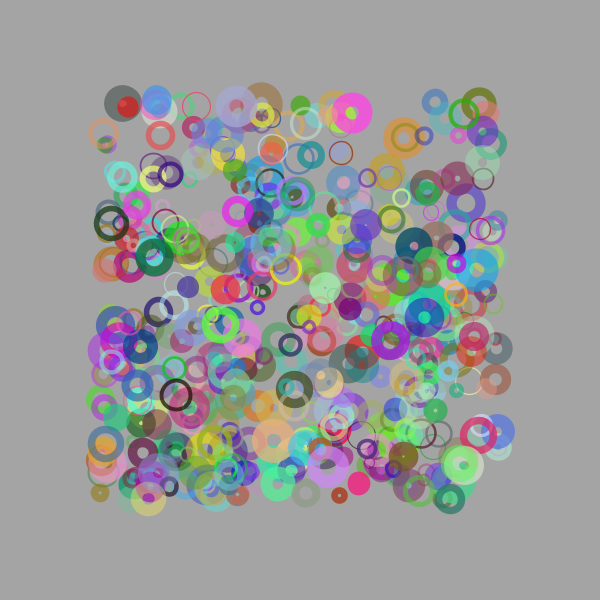
Frame 1 (no input)
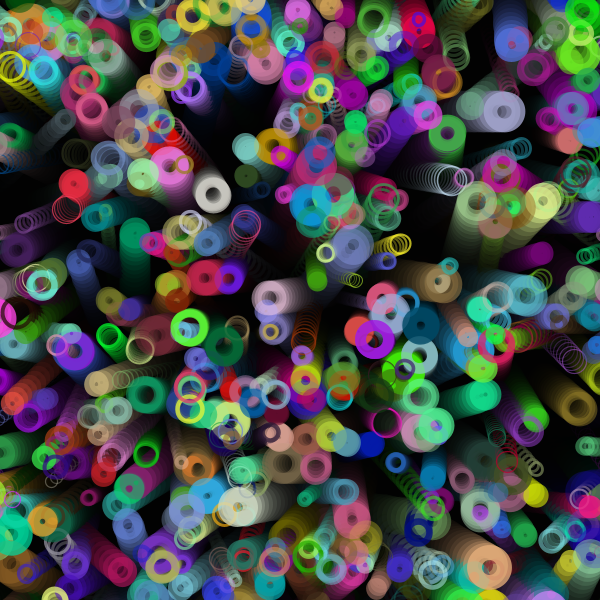
Frame 60 (the mouse pressed at the canvas centre just before this capture)
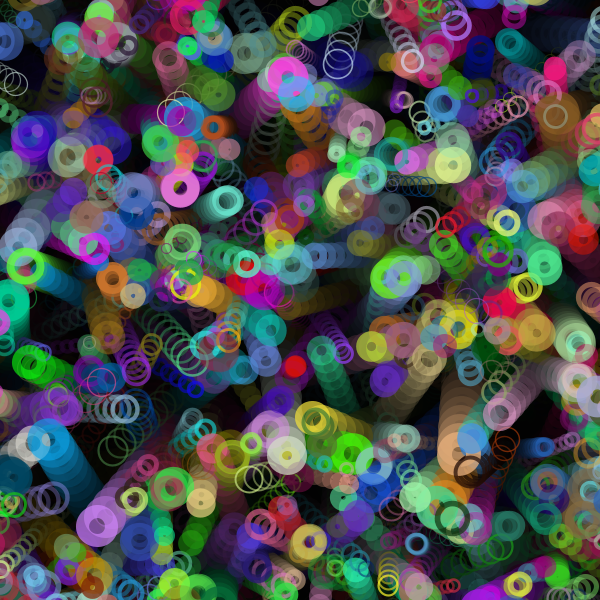
Frame 120 (the mouse held since frame 60 and released just before this capture)

The Processing sketch that drew these frames (run headless with seeded random() and noise(); from frame 60 on, the mouse is pressed at the canvas centre):

// Processing sketch: processing_151986
// ── processing_151986.pde

int num = 500;

float[] vx = new float[num];
float[] vy = new float[num];

float[] acelX = new float[num];
float[] acelY = new float[num];

float[] tam= new float[num];

color[] cols = new color[num];

float[] peso = new float[num];

void setup() {
  size(600, 600);
  noFill();
  smooth();

  for (int i=0; i<num; i+=1) {
    vx[i] = random(100, width-100);
    vy[i] = random(100, height-100);
    acelX[i] = random(-5, 5);
    acelY[i] = random(-5, 5);
    tam[i] = random(5,15);
    cols[i] = color(random(255),random(255),random(255),random(100,200));
    peso[i] = random(1,15);
  }

}

void draw() {
  //background(0);
  fill(0,50);
  noStroke();
  rect(0,0,width,height);

  for (int i=0; i<num; i+=1) {
    noFill();
    strokeWeight(peso[i]);
    stroke(cols[i]);
    
    ellipse(vx[i], vy[i], tam[i]*2, tam[i]*2);

    vx[i] += acelX[i];
    vy[i] += acelY[i];

    if (vx[i] < -tam[i]) {
      vx[i] = width + tam[i];
    } else if (vx[i] > width+tam[i]) {
      vx[i] = -tam[i];
    }

    if (vy[i] < -tam[i]) {
      vy[i] = height + tam[i];
    } else if (vy[i] > height+tam[i]) {
      vy[i] = -tam[i];
    }
    
  }
  
}


void mousePressed() {
  for (int x2=0; x2<num; x2+=1) {
    acelX[x2] = random(-10, 10);
  }

  for (int y2=0; y2<num; y2+=1) {
    acelY[y2] = random(-10, 10);
  }
}
